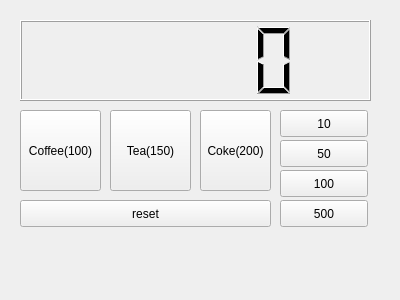
<?xml version="1.0" encoding="UTF-8"?>
<ui version="4.0">
 <class>Widget</class>
 <widget class="QWidget" name="Widget">
  <property name="geometry">
   <rect>
    <x>0</x>
    <y>0</y>
    <width>400</width>
    <height>300</height>
   </rect>
  </property>
  <property name="windowTitle">
   <string>Widget</string>
  </property>
  <widget class="QPushButton" name="pb10">
   <property name="geometry">
    <rect>
     <x>280</x>
     <y>110</y>
     <width>88</width>
     <height>27</height>
    </rect>
   </property>
   <property name="text">
    <string>10</string>
   </property>
  </widget>
  <widget class="QLCDNumber" name="lcdNumber">
   <property name="geometry">
    <rect>
     <x>20</x>
     <y>20</y>
     <width>351</width>
     <height>81</height>
    </rect>
   </property>
  </widget>
  <widget class="QPushButton" name="pb50">
   <property name="geometry">
    <rect>
     <x>280</x>
     <y>140</y>
     <width>88</width>
     <height>27</height>
    </rect>
   </property>
   <property name="text">
    <string>50</string>
   </property>
  </widget>
  <widget class="QPushButton" name="pb500">
   <property name="geometry">
    <rect>
     <x>280</x>
     <y>200</y>
     <width>88</width>
     <height>27</height>
    </rect>
   </property>
   <property name="text">
    <string>500</string>
   </property>
  </widget>
  <widget class="QPushButton" name="pb100">
   <property name="geometry">
    <rect>
     <x>280</x>
     <y>170</y>
     <width>88</width>
     <height>27</height>
    </rect>
   </property>
   <property name="text">
    <string>100</string>
   </property>
  </widget>
  <widget class="QPushButton" name="pbCoffee">
   <property name="geometry">
    <rect>
     <x>20</x>
     <y>110</y>
     <width>81</width>
     <height>81</height>
    </rect>
   </property>
   <property name="text">
    <string>Coffee(100)</string>
   </property>
  </widget>
  <widget class="QPushButton" name="pbTea">
   <property name="geometry">
    <rect>
     <x>110</x>
     <y>110</y>
     <width>81</width>
     <height>81</height>
    </rect>
   </property>
   <property name="text">
    <string>Tea(150)</string>
   </property>
  </widget>
  <widget class="QPushButton" name="pbCoke">
   <property name="geometry">
    <rect>
     <x>200</x>
     <y>110</y>
     <width>71</width>
     <height>81</height>
    </rect>
   </property>
   <property name="text">
    <string>Coke(200)</string>
   </property>
  </widget>
  <widget class="QPushButton" name="pbReset">
   <property name="geometry">
    <rect>
     <x>20</x>
     <y>200</y>
     <width>251</width>
     <height>27</height>
    </rect>
   </property>
   <property name="text">
    <string>reset</string>
   </property>
  </widget>
 </widget>
 <layoutdefault spacing="6" margin="11"/>
 <resources/>
 <connections/>
</ui>
